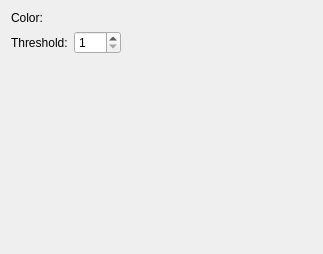
<?xml version="1.0" encoding="UTF-8"?>
<ui version="4.0">
 <class>WdgColorToAlphaBase</class>
 <widget class="QWidget" name="WdgColorToAlphaBase">
  <property name="geometry">
   <rect>
    <x>0</x>
    <y>0</y>
    <width>323</width>
    <height>254</height>
   </rect>
  </property>
  <layout class="QGridLayout" name="gridLayout">
   <item row="0" column="0">
    <widget class="QLabel" name="textLabel1">
     <property name="text">
      <string>Color:</string>
     </property>
     <property name="wordWrap">
      <bool>false</bool>
     </property>
    </widget>
   </item>
   <item row="0" column="1" colspan="2">
    <widget class="KoTriangleColorSelector" name="colorSelector" native="true"/>
   </item>
   <item row="1" column="0">
    <widget class="QLabel" name="textLabel1_2">
     <property name="text">
      <string>Threshold:</string>
     </property>
     <property name="wordWrap">
      <bool>false</bool>
     </property>
    </widget>
   </item>
   <item row="1" column="1">
    <widget class="QSpinBox" name="intThreshold">
     <property name="minimum">
      <number>1</number>
     </property>
     <property name="maximum">
      <number>255</number>
     </property>
    </widget>
   </item>
   <item row="1" column="2">
    <spacer>
     <property name="orientation">
      <enum>Qt::Horizontal</enum>
     </property>
     <property name="sizeType">
      <enum>QSizePolicy::Expanding</enum>
     </property>
     <property name="sizeHint" stdset="0">
      <size>
       <width>61</width>
       <height>20</height>
      </size>
     </property>
    </spacer>
   </item>
   <item row="2" column="1">
    <spacer name="verticalSpacer">
     <property name="orientation">
      <enum>Qt::Vertical</enum>
     </property>
     <property name="sizeHint" stdset="0">
      <size>
       <width>20</width>
       <height>40</height>
      </size>
     </property>
    </spacer>
   </item>
  </layout>
 </widget>
 <layoutdefault spacing="6" margin="11"/>
 <customwidgets>
  <customwidget>
   <class>KoTriangleColorSelector</class>
   <extends>QWidget</extends>
   <header>KoTriangleColorSelector.h</header>
   <container>1</container>
  </customwidget>
 </customwidgets>
 <includes>
  <include location="local">kcolorbutton.h</include>
 </includes>
 <resources/>
 <connections/>
</ui>
